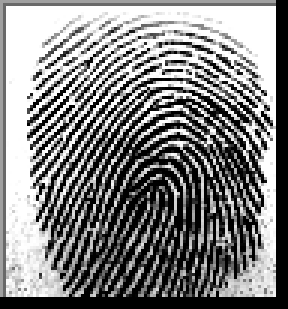
#> input picture finger_to_hash/demo_finger/100__M_Left_index_finger.bmp, 96 x 103 px, found by its file name (shown 3 times larger)
$ python fp_utils.py   (older library calls are emulated)
#> lines starting #> are read from the running program, lines starting #| are printed output that depends on the picture; long printed decimals are rounded
# app/fp_utils.py
import cv2
import numpy as np
import hashlib

# -----------------------------
# 1️⃣ Function: image → embedding vector
# -----------------------------
def get_fingerprint_embedding(image_path: str) -> np.ndarray:
    """
    Reads a fingerprint image (.bmp, .png, etc.) and returns a normalized embedding vector.
    This version uses pure OpenCV and NumPy — no torchvision.
    """
#> called with image_path = 'demo_finger/100__M_Left_index_finger.bmp'


    img = cv2.imread(image_path, cv2.IMREAD_GRAYSCALE)
#> img is the input picture: shape (103, 96); min 0, max 255, mean 130
    if img is None:
        raise ValueError(f"Cannot read image: {image_path}")

    # Resize to fixed size for consistency
    img = cv2.resize(img, (224, 224))
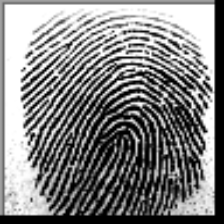
#> img: shape (224, 224); min 0, max 255, mean 130

    # Normalize pixel intensities
    img = img.astype(np.float32) / 255.0

    # Optional image enhancement (sharpening / contrast)
    img = cv2.equalizeHist((img * 255).astype(np.uint8)).astype(np.float32) / 255.0
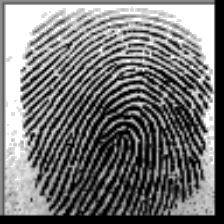
#> img: shape (224, 224) float32; min 0, max 1, mean 0.461

    # Simple handcrafted embedding — compute various statistics + features
    # 1. Flatten part of image
    patch = cv2.resize(img, (32, 32)).flatten()
#> patch = 1024 values, max 1 at index 33, min 0 at index 31, mean 0.469

    # 2. Compute gradients (texture features)
    gx = cv2.Sobel(img, cv2.CV_32F, 1, 0, ksize=3)
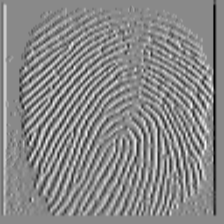
#> gx: shape (224, 224) float32; min -3.39, max 2.9, mean -0.0185; drawn with min black and max white
    gy = cv2.Sobel(img, cv2.CV_32F, 0, 1, ksize=3)
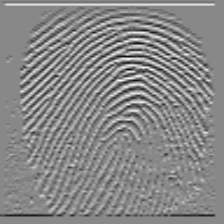
#> gy: shape (224, 224) float32; min -3.55, max 3.07, mean -0.0182; drawn with min black and max white
    mag = cv2.magnitude(gx, gy)
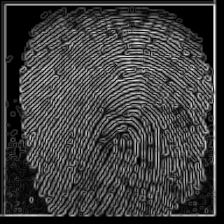
#> mag: shape (224, 224) float32; min 0, max 3.55, mean 0.882; drawn with min black and max white
    grad_features = cv2.resize(mag, (32, 32)).flatten()
#> grad_features = 1024 values, max 3 at index 371, min 0 at index 31, mean 0.802

    # 3. Combine + normalize
    combined = np.concatenate([patch, grad_features])
#> combined = 2048 values, max 3 at index 1395, min 0 at index 31, mean 0.635
    embedding = combined / np.linalg.norm(combined)
#> embedding = 2048 values, max 0.0802 at index 1395, min 0 at index 31, mean 0.017

    if embedding.shape[0] != 128:
        embedding = np.resize(embedding, 128)
#> embedding = 128 values, max 0.0268 at index 33, min 0 at index 31, mean 0.019

    return embedding.astype(np.float32)


# -----------------------------
# 2️⃣ Function: compare two fingerprints
# -----------------------------
def compare_fingerprints(img_path: str, stored_embedding: np.ndarray) -> float:
    """
    Takes a fingerprint image and a reference embedding, and returns cosine similarity [0,1].
    """
    new_emb = get_fingerprint_embedding(img_path)
    sim = np.dot(new_emb, stored_embedding) / (np.linalg.norm(new_emb) * np.linalg.norm(stored_embedding))
    return float(sim)


# -----------------------------
# 3️⃣ Function: embedding + code → SHA-256 hash
# -----------------------------
def embedding_to_sha256(embedding: np.ndarray, code: str) -> str:
    """
    Converts a fingerprint embedding and an alphanumeric code
    into a deterministic SHA-256 hex string.
    """
    if not isinstance(code, str) or len(code) != 6 or not code.isalnum():
        raise ValueError("Code must be a 6-character alphanumeric string (e.g., 'A1B2C3').")

    arr_bytes = embedding.tobytes()
    combined = arr_bytes + code.encode('utf-8')
    sha256_hash = hashlib.sha256(combined).digest()
    return sha256_hash


# -----------------------------
# 4️⃣ Function: image → SHA-256 hash
# -----------------------------
def image_to_fingerprint_hash(image_path: str, code: str) -> str:
    """
    Complete pipeline:
    1️⃣ Image → embedding
    2️⃣ Embedding + code → SHA-256 hash
    Returns hash string.
    """
    embedding = get_fingerprint_embedding(image_path)
    sha_hash = embedding_to_sha256(embedding, code)
    return sha_hash


# -----------------------------
# 5️⃣ Manual test
# -----------------------------
if __name__ == "__main__":
    img_path = "demo_finger/100__M_Left_index_finger.bmp"
    code = "BX19D0"
    emb = get_fingerprint_embedding(img_path)
#> emb has the same summary as embedding in get_fingerprint_embedding
    print(f"Embedding length: {len(emb)} | First 5 values: {emb[:5]}")
#| Embedding length: 128 | First 5 values: [0.009757 0.01112 0.01112 0.01112 0.01112]
    hash_val = image_to_fingerprint_hash(img_path, code)
    print(f"Fingerprint SHA-256 hash for {img_path} → {hash_val}")
#| Fingerprint SHA-256 hash for demo_finger/100__M_Left_index_finger.bmp → b'\xbe\x05eo\x9d\x9dD\x03\xe9\x02\x8f4i\x1b\x0c\xe9h\xd8\x98\xa2\xc1c\xe4\x85\x8a3\xba&\xfd\x04P['

$ run again, with finger_to_hash/demo_finger/100__M_Right_little_finger.bmp copied over finger_to_hash/demo_finger/100__M_Left_index_finger.bmp
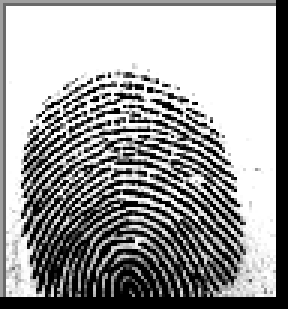
#> input picture finger_to_hash/demo_finger/100__M_Right_little_finger.bmp, 96 x 103 px, found by its file name (shown 3 times larger)
#> in get_fingerprint_embedding, img is the input picture: shape (103, 96); min 0, max 255, mean 157.8
#> in get_fingerprint_embedding, `img = cv2.equalizeHist((img * 255).astype(np.uint8)).astype(np.float32..`:
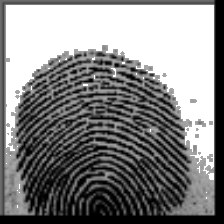
#> img: shape (224, 224) float32; min 0, max 1, mean 0.515
#> patch = 1024 values, max 1 at index 33, min 0 at index 31, mean 0.523
#> in get_fingerprint_embedding, `mag = cv2.magnitude(gx, gy)`:
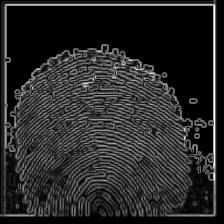
#> mag: shape (224, 224) float32; min 0, max 3.56, mean 0.57; drawn with min black and max white
#> grad_features = 1024 values, max 3.01 at index 341, min 0 at index 31, mean 0.555
#> combined = 2048 values, max 3.01 at index 1365, min 0 at index 31, mean 0.539
#> in get_fingerprint_embedding, `embedding = combined / np.linalg.norm(combined)`: embedding = 2048 values, max 0.0899 at index 1365, min 0 at index 31, mean 0.0161
#> in get_fingerprint_embedding, `embedding = np.resize(embedding, 128)`: embedding = 128 values, max 0.0299 at index 33, min 0 at index 31, mean 0.0234
#> emb has the same summary as embedding in get_fingerprint_embedding
#| Embedding length: 128 | First 5 values: [0.008089 0.009261 0.009261 0.009261 0.009261]
#| Fingerprint SHA-256 hash for demo_finger/100__M_Left_index_finger.bmp → b"c]\xae\xcd'\x95c\x81*S\xd6\x9dh\xd0\x87\xf5\x98\xfc\xb1\xb4t\x93\xd0n^me\xedX\x01\x19\xd3"

$ run again, with finger_to_hash/demo_finger/101__M_Left_middle_finger.bmp copied over finger_to_hash/demo_finger/100__M_Left_index_finger.bmp
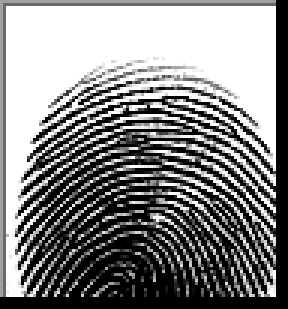
#> input picture finger_to_hash/demo_finger/101__M_Left_middle_finger.bmp, 96 x 103 px, found by its file name (shown 3 times larger)
#> in get_fingerprint_embedding, img is the input picture: shape (103, 96); min 0, max 255, mean 133
#> in get_fingerprint_embedding, `img = cv2.equalizeHist((img * 255).astype(np.uint8)).astype(np.float32..`:
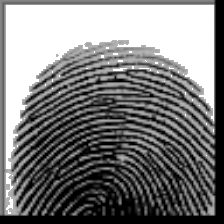
#> img: shape (224, 224) float32; min 0, max 1, mean 0.484
#> patch = 1024 values, max 1 at index 33, min 0 at index 31, mean 0.472
#> in get_fingerprint_embedding, `mag = cv2.magnitude(gx, gy)`:
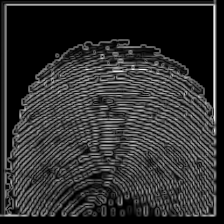
#> mag: shape (224, 224) float32; min 0, max 3.48, mean 0.664; drawn with min black and max white
#> grad_features = 1024 values, max 2.66 at index 342, min 0 at index 31, mean 0.625
#> combined = 2048 values, max 2.66 at index 1366, min 0 at index 31, mean 0.549
#> in get_fingerprint_embedding, `embedding = combined / np.linalg.norm(combined)`: embedding = 2048 values, max 0.0789 at index 1366, min 0 at index 31, mean 0.0162
#> in get_fingerprint_embedding, `embedding = np.resize(embedding, 128)`: embedding = 128 values, max 0.0296 at index 33, min 0 at index 31, mean 0.024
#> emb has the same summary as embedding in get_fingerprint_embedding
#| Embedding length: 128 | First 5 values: [0.01103 0.01219 0.01219 0.01219 0.01219]
#| Fingerprint SHA-256 hash for demo_finger/100__M_Left_index_finger.bmp → b"\xeb\xa7\x81k>\x1f\x08X\xf3\tU\xb4\xfd\xb7'\xb2<}\x86I\r2\xe9\x16\x9e\xa7\\\xe5\xc6\xfaN]"

$ run again, with finger_to_hash/demo_finger/101__M_Right_middle_finger.bmp copied over finger_to_hash/demo_finger/100__M_Left_index_finger.bmp
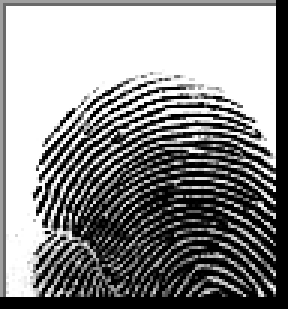
#> input picture finger_to_hash/demo_finger/101__M_Right_middle_finger.bmp, 96 x 103 px, found by its file name (shown 3 times larger)
#> in get_fingerprint_embedding, img is the input picture: shape (103, 96); min 0, max 255, mean 139.6
#> in get_fingerprint_embedding, `img = cv2.equalizeHist((img * 255).astype(np.uint8)).astype(np.float32..`:
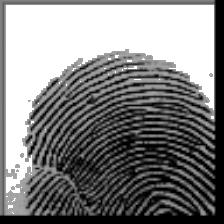
#> img: shape (224, 224) float32; min 0, max 1, mean 0.508
#> patch = 1024 values, max 1 at index 33, min 0 at index 31, mean 0.512
#> in get_fingerprint_embedding, `mag = cv2.magnitude(gx, gy)`:
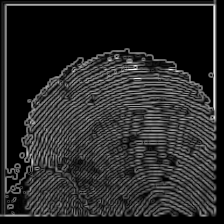
#> mag: shape (224, 224) float32; min 0, max 3.53, mean 0.576; drawn with min black and max white
#> grad_features = 1024 values, max 2.26 at index 336, min 0 at index 31, mean 0.551
#> combined = 2048 values, max 2.26 at index 1360, min 0 at index 31, mean 0.532
#> in get_fingerprint_embedding, `embedding = combined / np.linalg.norm(combined)`: embedding = 2048 values, max 0.0693 at index 1360, min 0 at index 31, mean 0.0163
#> in get_fingerprint_embedding, `embedding = np.resize(embedding, 128)`: embedding = 128 values, max 0.0307 at index 33, min 0 at index 31, mean 0.0248
#> emb has the same summary as embedding in get_fingerprint_embedding
#| Embedding length: 128 | First 5 values: [0.0113 0.01251 0.01251 0.01251 0.01251]
#| Fingerprint SHA-256 hash for demo_finger/100__M_Left_index_finger.bmp → b'mLz\x15?\xe0\xf2\xa8.&^\xb5wa\xeby\x88!\x89\x7fF\x0ePH \xd5j\xc3&\xe6n\x00'
